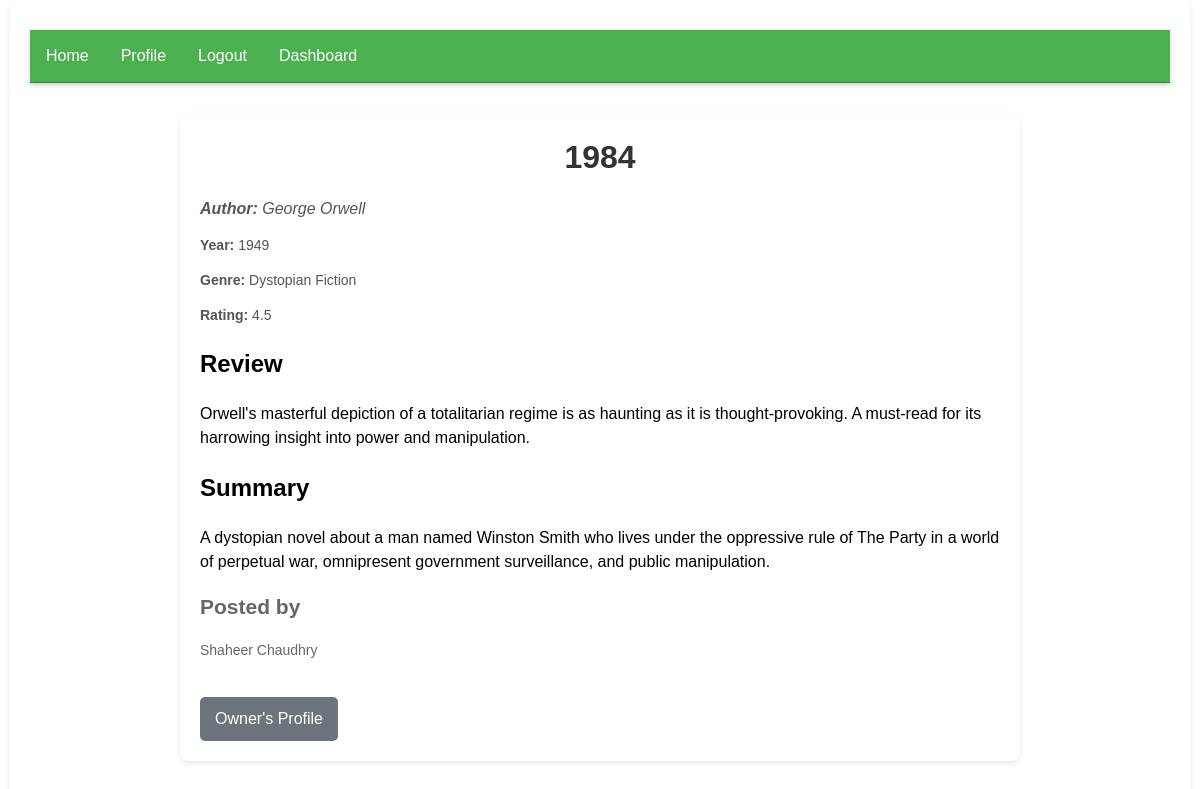
Page /view_book/6 (signed in) on the committed database.
### models.py (models this page shows, shortened)
class Book(db.Model):
    __table_args__ = {"extend_existing": True}
    id = db.Column(db.Integer, primary_key=True)
    title = db.Column(db.String(100), nullable=False)
    author = db.Column(db.String(100), nullable=False)
    user_id = db.Column(db.Integer, db.ForeignKey("user.id"), nullable=False)
    user = db.relationship("User", backref=db.backref("books", lazy=True))
    genre = db.Column(db.String(100), nullable=True)
    year = db.Column(db.Integer, nullable=True)
    rating = db.Column(db.Float, nullable=True)
    review = db.Column(db.Text, nullable=True)
    summary = db.Column(db.Text, nullable=True)
    likes = db.relationship("Like", backref="book", lazy="dynamic")

class User(db.Model, UserMixin):
    __table_args__ = {"extend_existing": True}
    id = db.Column(db.Integer, primary_key=True)
    name = db.Column(db.String(80), nullable=False)
    email = db.Column(db.String(120), unique=True, nullable=False)
    password = db.Column(db.String(80), nullable=False)
    bio = db.Column(db.Text, nullable=True)
    location = db.Column(db.String(100), nullable=True)

### bookX.py (the view)
@app.route("/view_book/<int:book_id>")
@login_required
def view_book(book_id):
    book = Book.query.get_or_404(book_id)
    return render_template("view_book.html", book=book)

### bookX.py (called while the page is built)
@login_manager.user_loader
def load_user(user_id):
    return User.query.get(int(user_id))

### templates/view_book.html (shortened to what this page needs)
{% extends 'base.html' %}
{% block content %}
<div class="book-detail-container">
    <h1 class="book-title">{{ book.title }}</h1>
    <p class="book-author"><strong>Author:</strong> {{ book.author }}</p>
    <p class="book-year"><strong>Year:</strong> {{ book.year or 'Not specified' }}</p>
    <p class="book-genre"><strong>Genre:</strong> {{ book.genre or 'Not specified' }}</p>
    <p class="book-rating"><strong>Rating:</strong> {{ book.rating or 'Not specified' }}</p>
    {% if book.review %}
    <div class="book-review">
        <h2>Review</h2>
        <p>{{ book.review }}</p>
    </div>
    {% endif %}
    {% if book.summary %}
    <div class="book-summary">
        <h2>Summary</h2>
        <p>{{ book.summary }}</p>
    </div>
    {% endif %}
    {% if current_user.id != book.user.id %}
    <div class="book-owner">
        <h2>Posted by</h2>
        <p>{{ book.user.name }}</p>
    </div>
    {% else %}
    <div class="book-owner">
        <h2>Posted by</h2>
        <p>You</p>
    </div>
    {% endif %}
    <a href="{{ url_for('profile', user_id=book.user.id) }}" class="btn back-btn">Owner's Profile</a>
</div>
{% endblock %}

### static/styles.css (style rules this page uses)
html { font-size: 16px; font-family: Arial, sans-serif; line-height: 1.5; width: 100%; height: 100%; }
h1 { color: #333; text-align: center; }
.body-container { font-family: Arial, sans-serif; width:95%; margin: 0 auto; padding: 20px; box-shadow: 0 2px 5px rgba(0,0,0,0.1); border-radius: 8px; background-color: #fff; display: flex; flex-direction: column; justify-content: center; align-items: center; }
.book-title { margin-top: 0; color: #333; }
.book-author { color: #666; font-style: italic; }
.book-snippet, .book-genre, .book-rating, .book-year { color: #333; font-size: 14px; margin-bottom: 16px; }
.book-owner { color: #666; font-size: 14px; margin-bottom: 16px; text-decoration: None; }
.btn { background-color: #007bff; color: white; padding: 8px 16px; text-align: center; text-decoration: none; display: inline-block; font-size: 16px; border-radius: 4px; transition: background-color 0.3s ease; }
.book-detail-container { max-width: 800px; margin: 20px auto; padding: 20px; box-shadow: 0 2px 5px rgba(0,0,0,0.1); border-radius: 8px; background-color: #fff; }
.book-title { color: #333; margin-bottom: 10px; }
.book-author, .book-year, .book-genre, .book-rating { color: #555; margin-bottom: 8px; }
.book-review { margin-top: 20px; }
.btn.back-btn { display: inline-block; margin-top: 20px; color: #fff; background-color: #6c757d; padding: 10px 15px; text-decoration: none; border-radius: 5px; transition: background-color 0.3s; }
.btn { cursor: pointer; }

### rows in the picture
Book: title "1984", author "George Orwell", year "1949", genre "Dystopian Fiction", rating "4.5", review "Orwell's masterful depiction of a totalitarian regime is as haunting as it is thought-provoking. A must-read for its harrowing insight into power and manipulation.", summary "A dystopian novel about a man named Winston Smith who lives under the oppressive rule of The Party in a world of perpetual war, omnipresent government surveillance, and public manipulation."
User: user.name "Shaheer Chaudhry"
